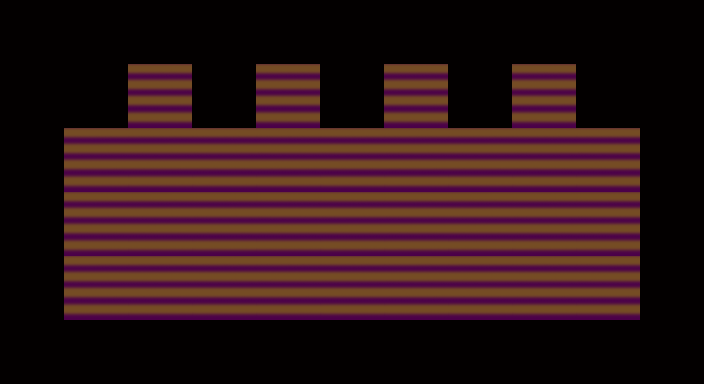

Rendered tile map (Tiled .tmx) drawn with the repository's tilesets; below, a short description and the map source with its tile grids summarised:
An orthogonal 11x6 tile map with 64x64 px tiles, 1 tile layer (Tile Layer 1), 2 tilesets.

<map version="1.0" orientation="orthogonal" width="11" height="6" tilewidth="64" tileheight="64">
 <tileset firstgid="1" name="black" tilewidth="64" tileheight="64">
  <image source="../colors/black.png" width="64" height="64" />
 </tileset>
 <tileset firstgid="2" name="purplebrown" tilewidth="64" tileheight="64">
  <image source="../tiles/purplebrown.png" width="64" height="64" />
 </tileset>
 <layer name="Tile Layer 1" width="11" height="6">
  <data>[66 cells, 66 non-empty, 2 distinct tile ids]</data>
 </layer>
</map>